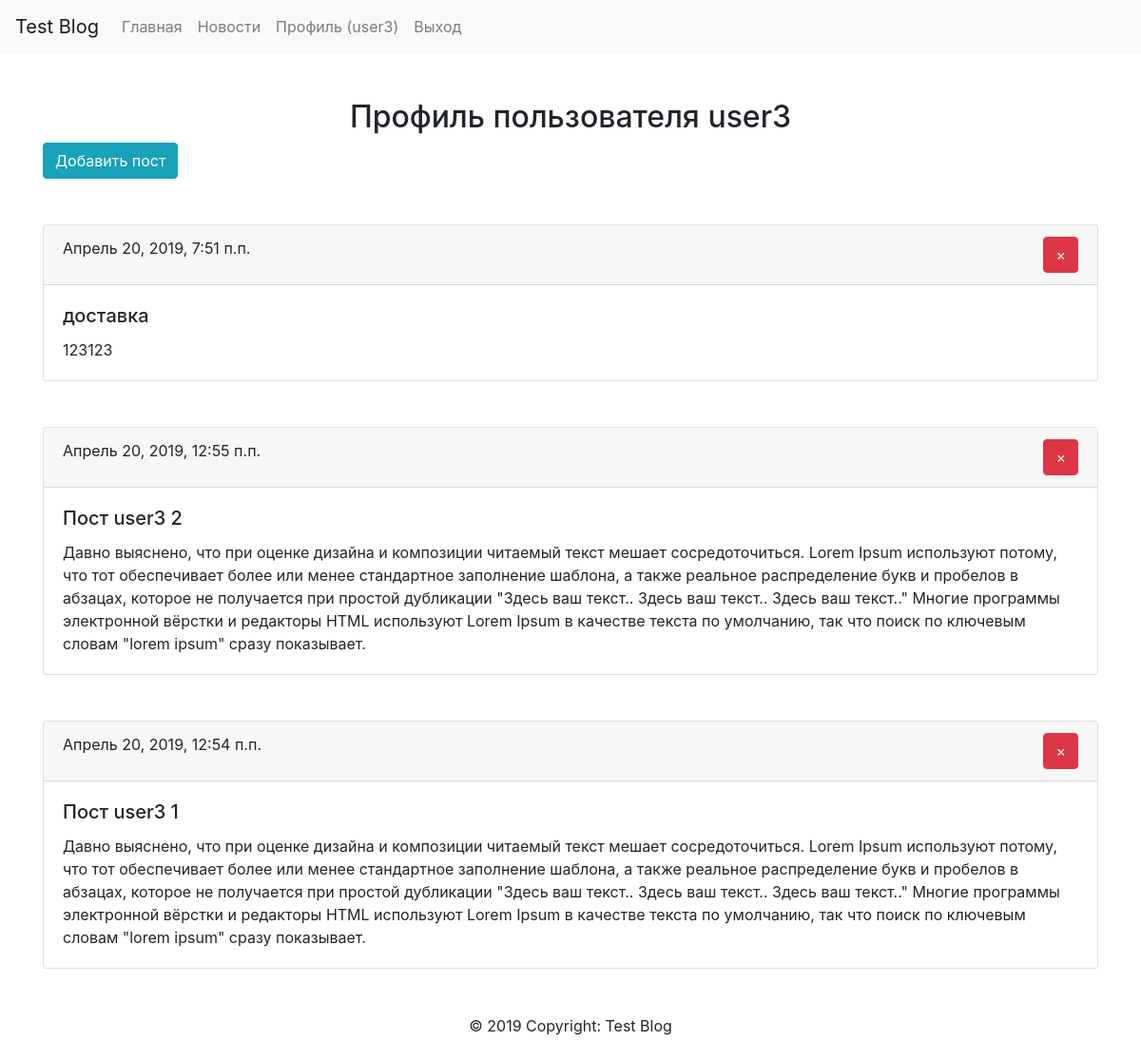
The page /profile/user3/ (signed in) on the database as committed earlier.
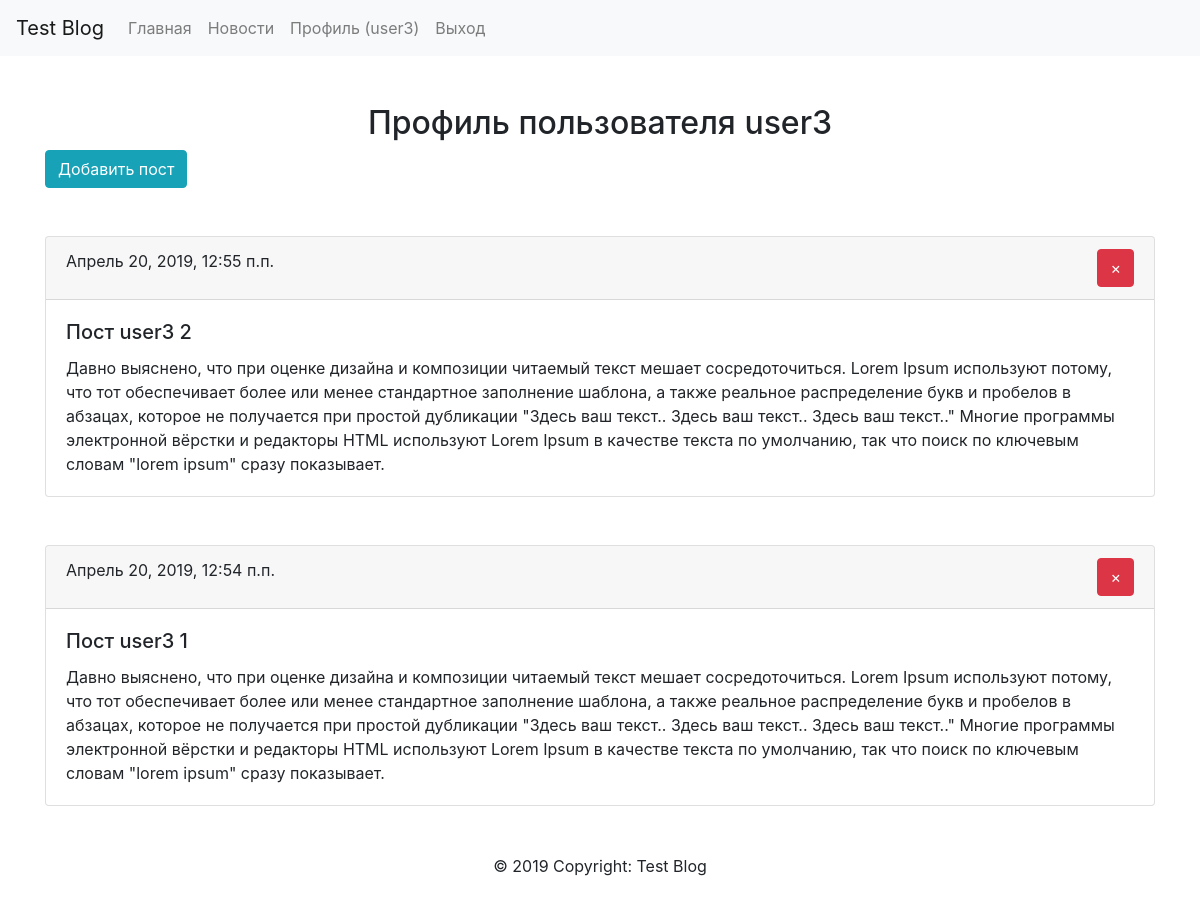
The same page on the database as committed later.
### posts/models.py (models this page shows, shortened)
class Post(models.Model):
    author = models.ForeignKey(User, on_delete=models.CASCADE, verbose_name='Автор')
    title = models.CharField(max_length=250, verbose_name='Заголовок')
    text = models.TextField(verbose_name='Текст')
    created = models.DateTimeField(auto_now_add=True, verbose_name='Дата и время создания')
    class Meta:
        verbose_name = 'Пост'
        verbose_name_plural = 'Посты'
        ordering = ['-created']

### profiles/views.py (the view)
# urls.py: path('profile/<username>/', login_required(views.ProfileView.as_view()), name='profile'),
class ProfileView(View):
    def get(self, request, username):
        some_user = get_object_or_404(User, username=username)
        posts = Post.objects.filter(author=some_user)
        user = request.user
        contacts = Contact.objects.filter(user_from=user)
        contacts = [item.user_to for item in contacts]
        if some_user in contacts:
            followed = True
        else:
            followed = False
        context = {
            'some_user': some_user,
            'posts': posts,
            'followed': followed,
        }
        return render(request, 'profiles/profile.html', context)

### templates/profiles/profile.html (shortened to what this page needs)
{% extends 'base.html' %}
{% block content %}
    <div class="container">
        <h2 class="text-center mt-5">Профиль пользователя {{ some_user.username }}</h2>
        <a href="{% url 'new_post' %}" class="btn btn-info">Добавить пост</a>
        {% for post in posts %}
            <div class="card mt-5 post_block_{{ post.id }}">
                <div class="card-header d-flex justify-content-between">
                    {{ post.created }}
                    <form class="remove" action="{% url 'remove_post' %}" method="POST">
                        <button type="submit" data-id="{{ post.id }}" class="btn btn-danger">&times;</button>
                    </form>
                </div>
                <div class="card-body">
                    <h5 class="card-title">{{ post.title }}</h5>
                    <p class="card-text">{{ post.text }}</p>
                </div>
            </div>
        {% endfor %}
    </div>
{% endblock content %}

### templates/base.html (shortened to what this page needs)
<!DOCTYPE html>
<html lang="ru">
<head>
    {% include 'head.html' %}
</head>
<body>
    {% include 'header.html' %}
    {% block content %}
    {% endblock content %}
    {% include 'footer.html' %}
</body>
</html>

### templates/head.html (shortened to what this page needs)
<link rel="stylesheet" href="https://stackpath.bootstrapcdn.com/bootstrap/4.3.1/css/bootstrap.min.css">

### templates/header.html (shortened to what this page needs)
<nav class="navbar navbar-expand-lg navbar-light bg-light">
    <a class="navbar-brand" href="{% url 'index' %}">Test Blog</a>
    <div class="collapse navbar-collapse" id="navbarNav">
        <ul class="navbar-nav">
            <li class="nav-item">
                <a class="nav-link" href="{% url 'index' %}">Главная <span class="sr-only">(текущая)</span></a>
            </li>
            {% if user.is_authenticated %}
                <li class="nav-item">
                    <a class="nav-link" href="{% url 'news' user.username %}">Новости</a>
                </li>
                <li class="nav-item">
                    <a class="nav-link" href="{% url 'profile' user.username %}">Профиль ({{ user.username }})</a>
                </li>
                <li class="nav-item">
                    <a class="nav-link" href="{% url 'logout' %}">Выход</a>
                </li>
            {% else %}
                <li class="nav-item">
                    <a class="nav-link" href="{% url 'login' %}">Вход</a>
                </li>
            {% endif %}
        </ul>
    </div>
</nav>

### templates/footer.html
<footer>
    <div class="mt-5 text-center mb-4">
        © 2019 Copyright: Test Blog
    </div>
</footer>

### templates/scripts.html (shortened to what this page needs)
{% load static %}

Rows that differ between the two databases and show on the page:
removed Post: created "Апрель 20, 2019, 7:51 п.п.", title "доставка", text "123123"
